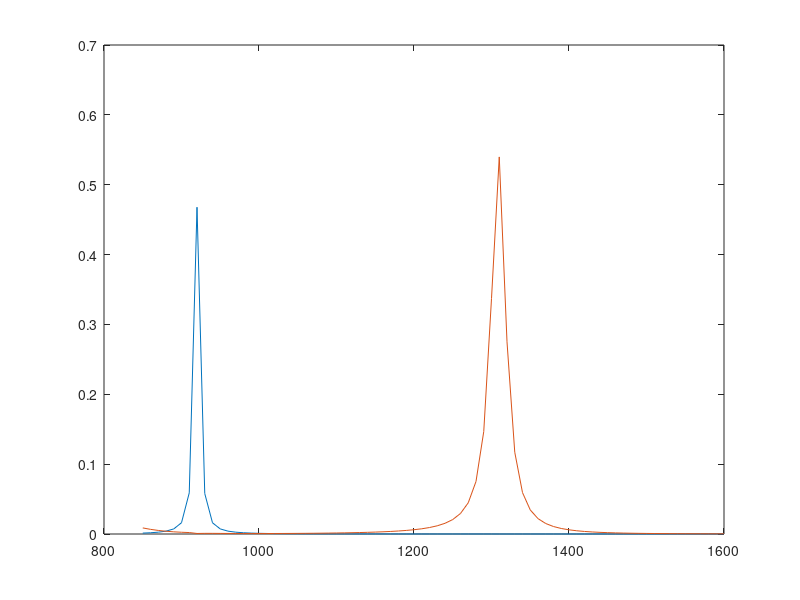

Write MATLAB code to recreate this figure.
close all;
clc;
clear all;
x=[% Model:              5 - Copy.mph
% Version:            COMSOL 6.3.0.290
% Date:               Dec 20 2025, 09:04
% Dimension:          1
% Nodes:              152
% Expressions:        1
% Description:        Global
% Operating waveglength (nm) , 
849.9999999999999            0.0012995601685194783
859.9999999999999            0.0017963330115969935
869.9999999999999            0.002608743373718076
879.9999999999999            0.004091822303274039
890                          0.007267538275437165
900                          0.01612883626067304
910                          0.05889496780954648
920                          0.46777923868655374
930                          0.05794816293297486
940                          0.016040765786594385
949.9999999999999            0.00726053938214977
960                          0.004094043271796408
969.9999999999999            0.0026079949136603715
980                          0.001793094039664171
989.9999999999999            0.001298327331134833
1000                         9.77317875875659E-4
1010                         7.576288011790808E-4
1019.9999999999999           6.008630444322057E-4
1030                         4.8523954466982464E-4
1039.9999999999998           3.9766386311723635E-4
1050                         3.298830963368205E-4
1060                         2.7648693001935E-4
1070                         2.338074707426211E-4
1080                         1.9928433837653283E-4
1090                         1.7107436067095413E-4
1100                         1.4760483523987815E-4
1110                         1.2793411133249632E-4
1120                         1.1144064864995328E-4
1129.9999999999998           9.760947407275259E-5
1140                         8.601128140139379E-5
1149.9999999999998           7.628718799716499E-5
1160                         6.813713517010379E-5
1169.9999999999998           6.131069945214791E-5
1180                         5.5599581773283025E-5
1190                         5.083135316530384E-5
1200                         4.6864224348301544E-5
1210                         4.358272013071892E-5
1220                         4.089168909698521E-5
1230                         3.869132572707571E-5
1239.9999999999998           3.691145187461256E-5
1250                         3.550584406283508E-5
1259.9999999999998           3.4443875177936464E-5
1270                         3.36995306825832E-5
1279.9999999999998           3.319379997275618E-5
1290                         3.2438931280816545E-5
1300                         2.8199072718633248E-5
1310                         1.2891365420119596E-5
1320                         1.0985227772551661E-5
1330                         1.557065426042962E-5
1340                         1.819999387387867E-5
1349.9999999999998           1.9611193375689738E-5
1360                         2.042855397744753E-5
1369.9999999999998           2.093982744515099E-5
1380                         2.128177235140111E-5
1389.9999999999998           2.1523985517713613E-5
1400                         2.1703833929202384E-5
1409.9999999999998           2.1844158460226253E-5
1420                         2.1961060479890202E-5
1430                         2.206534690184527E-5
1440                         2.2164499571220976E-5
1450                         2.2263870327443754E-5
1459.9999999999998           2.2367411016151253E-5
1470                         2.2478136784896798E-5
1479.9999999999998           2.2598430107996497E-5
1490                         2.27302490446923E-5
1499.9999999999998           2.2875258914978918E-5
1510                         2.303495086772483E-5
1519.9999999999998           2.321070475592562E-5
1530                         2.340384773973428E-5
1540                         2.3615697231935934E-5
1550                         2.3847595068396184E-5
1560                         2.4100935680298863E-5
1569.9999999999998           2.4377190256762622E-5
1580                         2.4677928361256743E-5
1589.9999999999998           2.5004838111856534E-5
1600                         2.5359745796501713E-5

];
y=[849.9999999999999            0.00871476575748598
859.9999999999999            0.006653605452015609
869.9999999999999            0.005110348385047719
879.9999999999999            0.00396010343378653
890                          0.0031136368941867727
900                          0.0025047785627301125
910                          0.002076977539977674
920                          7.639488091261546E-4
930                          9.281956009440375E-4
940                          9.258553257533913E-4
949.9999999999999            8.492647400572895E-4
960                          7.809633101407322E-4
969.9999999999999            7.312529501343751E-4
980                          6.998006895316766E-4
989.9999999999999            6.846972571477916E-4
1000                         6.847794446551035E-4
1010                         6.986914363645678E-4
1019.9999999999999           7.255645242927686E-4
1030                         7.6506188307015E-4
1039.9999999999998           8.173259791963031E-4
1050                         8.829441444235339E-4
1060                         9.629395045705356E-4
1070                         0.0010587893123411637
1080                         0.0011724725997929078
1090                         0.0013065050365388294
1100                         0.0014625854497550665
1110                         0.0016439297240157364
1120                         0.001855568888374026
1129.9999999999998           0.0021040002520602984
1140                         0.0023977116482276025
1149.9999999999998           0.0027479401953371075
1160                         0.0031697935784185086
1169.9999999999998           0.003683945166701857
1180                         0.004319262357945426
1190                         0.0051170001377252
1200                         0.0061377140751363475
1210                         0.007473093935515025
1220                         0.009266664642911553
1230                         0.011747769263009755
1239.9999999999998           0.015314434085818672
1250                         0.02070358690877401
1259.9999999999998           0.029396951651049257
1270                         0.04471413157513577
1279.9999999999998           0.07520155553588621
1290                         0.14671658883563224
1300                         0.3370601685127065
1310                         0.5397965213124865
1320                         0.2751039132658131
1330                         0.11706744963151047
1340                         0.05926120831168754
1349.9999999999998           0.03446737228474222
1360                         0.022013158890856258
1369.9999999999998           0.01499557027230224
1380                         0.010698760560254176
1389.9999999999998           0.007900344935570998
1400                         0.005989779130538254
1409.9999999999998           0.004637279840513083
1420                         0.0036525638424680326
1430                         0.002919091405727358
1440                         0.002362374722200592
1450                         0.0019330898470316118
1459.9999999999998           0.0015975866485788777
1470                         0.0013323180889257514
1479.9999999999998           0.0011204447290580708
1490                         9.496969906934546E-4
1499.9999999999998           8.10985170501068E-4
1510                         6.974836100848153E-4
1519.9999999999998           6.039996677762354E-4
1530                         5.265399778613139E-4
1540                         4.6200328394846744E-4
1550                         4.0795998543091027E-4
1560                         3.624916361969137E-4
1569.9999999999998           3.2407258045949347E-4
1580                         2.914816489303563E-4
1589.9999999999998           2.6373559162056473E-4
1600                         2.400384224972803E-4];
figure
plot(x(:,1),x(:,2))
hold
plot(y(:,1),y(:,2))
